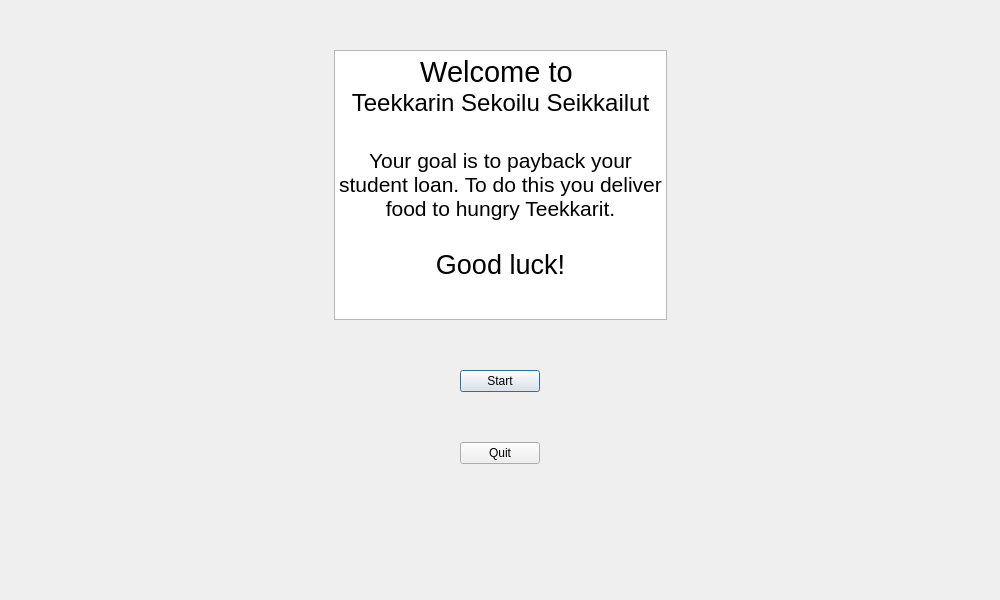
<?xml version="1.0" encoding="UTF-8"?>
<ui version="4.0">
 <class>MainMenu</class>
 <widget class="QDialog" name="MainMenu">
  <property name="geometry">
   <rect>
    <x>0</x>
    <y>0</y>
    <width>1000</width>
    <height>600</height>
   </rect>
  </property>
  <property name="windowTitle">
   <string>Dialog</string>
  </property>
  <widget class="QWidget" name="gridLayoutWidget">
   <property name="geometry">
    <rect>
     <x>0</x>
     <y>0</y>
     <width>1001</width>
     <height>601</height>
    </rect>
   </property>
   <layout class="QGridLayout" name="gridLayout">
    <item row="3" column="1">
     <spacer name="verticalSpacer">
      <property name="orientation">
       <enum>Qt::Vertical</enum>
      </property>
      <property name="sizeHint" stdset="0">
       <size>
        <width>20</width>
        <height>40</height>
       </size>
      </property>
     </spacer>
    </item>
    <item row="1" column="0">
     <spacer name="horizontalSpacer_3">
      <property name="orientation">
       <enum>Qt::Horizontal</enum>
      </property>
      <property name="sizeHint" stdset="0">
       <size>
        <width>40</width>
        <height>20</height>
       </size>
      </property>
     </spacer>
    </item>
    <item row="0" column="1">
     <spacer name="verticalSpacer_2">
      <property name="orientation">
       <enum>Qt::Vertical</enum>
      </property>
      <property name="sizeType">
       <enum>QSizePolicy::Fixed</enum>
      </property>
      <property name="sizeHint" stdset="0">
       <size>
        <width>20</width>
        <height>50</height>
       </size>
      </property>
     </spacer>
    </item>
    <item row="1" column="2">
     <spacer name="horizontalSpacer_2">
      <property name="orientation">
       <enum>Qt::Horizontal</enum>
      </property>
      <property name="sizeHint" stdset="0">
       <size>
        <width>40</width>
        <height>20</height>
       </size>
      </property>
     </spacer>
    </item>
    <item row="1" column="1">
     <layout class="QVBoxLayout" name="verticalLayout">
      <property name="spacing">
       <number>50</number>
      </property>
      <item>
       <widget class="QTextBrowser" name="textBrowser">
        <property name="sizePolicy">
         <sizepolicy hsizetype="Expanding" vsizetype="Expanding">
          <horstretch>0</horstretch>
          <verstretch>0</verstretch>
         </sizepolicy>
        </property>
        <property name="minimumSize">
         <size>
          <width>0</width>
          <height>270</height>
         </size>
        </property>
        <property name="maximumSize">
         <size>
          <width>16777215</width>
          <height>300</height>
         </size>
        </property>
        <property name="html">
         <string>&lt;!DOCTYPE HTML PUBLIC &quot;-//W3C//DTD HTML 4.0//EN&quot; &quot;http://www.w3.org/TR/REC-html40/strict.dtd&quot;&gt;
&lt;html&gt;&lt;head&gt;&lt;meta name=&quot;qrichtext&quot; content=&quot;1&quot; /&gt;&lt;style type=&quot;text/css&quot;&gt;
p, li { white-space: pre-wrap; }
&lt;/style&gt;&lt;/head&gt;&lt;body style=&quot; font-family:'MS Shell Dlg 2'; font-size:8.25pt; font-weight:400; font-style:normal;&quot;&gt;
&lt;p align=&quot;center&quot; style=&quot; margin-top:0px; margin-bottom:0px; margin-left:0px; margin-right:0px; -qt-block-indent:0; text-indent:0px;&quot;&gt;&lt;span style=&quot; font-size:22pt;&quot;&gt;Welcome to &lt;/span&gt;&lt;/p&gt;
&lt;p align=&quot;center&quot; style=&quot; margin-top:0px; margin-bottom:0px; margin-left:0px; margin-right:0px; -qt-block-indent:0; text-indent:0px;&quot;&gt;&lt;span style=&quot; font-size:18pt;&quot;&gt;Teekkarin Sekoilu Seikkailut&lt;/span&gt;&lt;/p&gt;
&lt;p align=&quot;center&quot; style=&quot;-qt-paragraph-type:empty; margin-top:0px; margin-bottom:0px; margin-left:0px; margin-right:0px; -qt-block-indent:0; text-indent:0px; font-size:20pt;&quot;&gt;&lt;br /&gt;&lt;/p&gt;
&lt;p align=&quot;center&quot; style=&quot; margin-top:0px; margin-bottom:0px; margin-left:0px; margin-right:0px; -qt-block-indent:0; text-indent:0px;&quot;&gt;&lt;span style=&quot; font-size:16pt;&quot;&gt;Your goal is to payback your student loan. To do this you deliver food to hungry Teekkarit.&lt;/span&gt;&lt;/p&gt;
&lt;p align=&quot;center&quot; style=&quot;-qt-paragraph-type:empty; margin-top:0px; margin-bottom:0px; margin-left:0px; margin-right:0px; -qt-block-indent:0; text-indent:0px; font-size:18pt;&quot;&gt;&lt;br /&gt;&lt;/p&gt;
&lt;p align=&quot;center&quot; style=&quot; margin-top:0px; margin-bottom:0px; margin-left:0px; margin-right:0px; -qt-block-indent:0; text-indent:0px;&quot;&gt;&lt;span style=&quot; font-size:20pt;&quot;&gt;Good luck!&lt;/span&gt;&lt;/p&gt;&lt;/body&gt;&lt;/html&gt;</string>
        </property>
       </widget>
      </item>
      <item alignment="Qt::AlignHCenter">
       <widget class="QPushButton" name="start">
        <property name="sizePolicy">
         <sizepolicy hsizetype="Fixed" vsizetype="Fixed">
          <horstretch>0</horstretch>
          <verstretch>0</verstretch>
         </sizepolicy>
        </property>
        <property name="text">
         <string>Start</string>
        </property>
       </widget>
      </item>
      <item alignment="Qt::AlignHCenter">
       <widget class="QPushButton" name="quit">
        <property name="text">
         <string>Quit</string>
        </property>
       </widget>
      </item>
     </layout>
    </item>
   </layout>
  </widget>
 </widget>
 <resources/>
 <connections>
  <connection>
   <sender>start</sender>
   <signal>clicked()</signal>
   <receiver>MainMenu</receiver>
   <slot>accept()</slot>
   <hints>
    <hint type="sourcelabel">
     <x>499</x>
     <y>641</y>
    </hint>
    <hint type="destinationlabel">
     <x>499</x>
     <y>499</y>
    </hint>
   </hints>
  </connection>
  <connection>
   <sender>quit</sender>
   <signal>clicked()</signal>
   <receiver>MainMenu</receiver>
   <slot>reject()</slot>
   <hints>
    <hint type="sourcelabel">
     <x>499</x>
     <y>712</y>
    </hint>
    <hint type="destinationlabel">
     <x>499</x>
     <y>499</y>
    </hint>
   </hints>
  </connection>
 </connections>
</ui>
